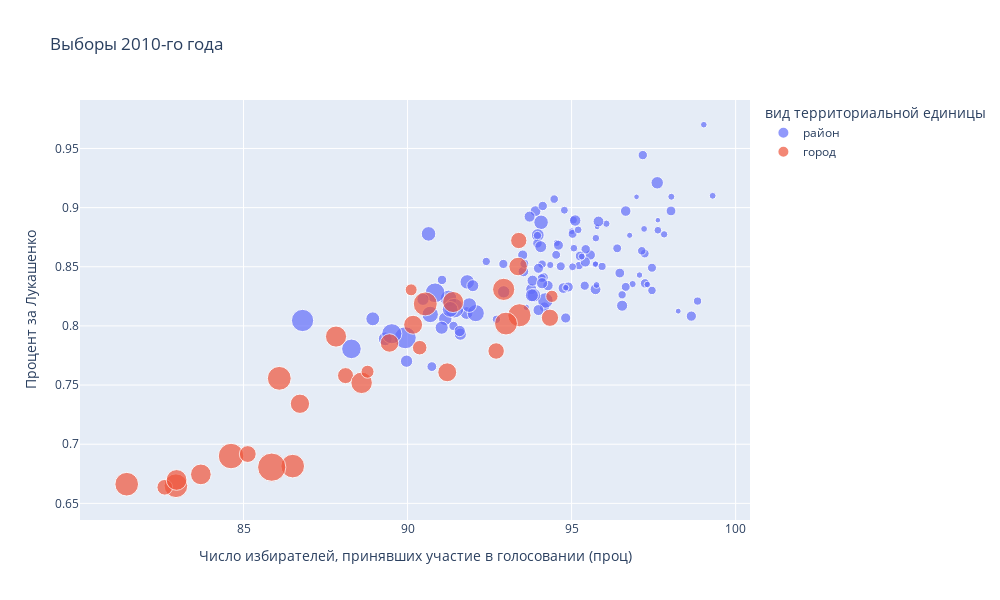

This figure's notebook cell:
### Code cell
import plotly.express as px
fig = px.scatter(data10,
                 x='Число избирателей, принявших участие в голосовании (проц)',
                 y='Процент за Лукашенко',
                 color='вид территориальной единицы',
                 hover_name='Наименование административно- территориальной единицы',
                title='Выборы 2010-го года',
                width=1000,
                height=600,
                size='Число избирателей, принявших участие в голосовании(всего)')
fig.show()

### Figure 1 — Plotly figure (JSON) as saved in the notebook; plotly's stock layout.template omitted (floating-point values rounded to 4 significant figures)
{"data": [{"hovertemplate": "<b>%{hovertext}</b><br><br>вид территориальной единицы=район<br>Число избирателей, принявших участие в голосовании (проц)=%{x}<br>Процент за Лукашенко=%{y}<br>Число избирателей, принявших участие в голосовании(всего)=%{marker.size}<extra></extra>", "hovertext": ["Барановичский район", "Берёзовский район", "Брестский район", "Ганцевичский район", "Дрогичинский район", "Жабинковский район", "Ивановский район", "Ивацевичский район", "Каменецкий район", "Кобринский район", "Лунинецкий район", "Ляховичский район", "Малоритский район", "Пинский район", "Пружанский район", "Столинский район", "Бешенковичский район", "Браславский район", "Верхнедвинский район", "Витебский район", "Глубокский район", "Городокский район", "Докшицкий район", "Дубровенский район", "Лепельский район", "Лиозненский район", "Миорский район", "Оршанский  район", "Полоцкий район", "Поставский район", "Россонский район", "Сенненский район", "Толочинский район", "Ушачский район", "Чашникский район", "Шарковщинский район", "Шумилинский район", "Брагинский район", "Буда-Кошелевский район", "Ветковский район", "Гомельский район", "Добрушский район", "Ельский район", "Житковичский район", "Жлобинский район", "Калинковичский район", "Кормянский район", "Лельчицкий район", "Лоевский район", "Мозырский район", "Наровлянский район", "Октябрьский район", "Петриковский район", "Речицкий район", "Рогачевский район", "Светлогорский район", "Хойникский район", "Чечерский район", "Берестовицкий район", "Волковысский район", "Вороновский район", "Гродненский район", "Дятловский район", "Зельвенский район", "Ивьевский район", "Кореличский район", "Лидский район", "Мостовский район", "Новогрудский район", "Островецкий район", "Ошмянский район", "Свислочский район", "Слонимский район", "Сморгонский район", "Щучинский район", "Березинский район", "Борисовский район", "Вилейский район", "Воложинский район", "Дзержинский район", "Клецкий район", "Копыльский район", "Крупский район", "Логойский район", "Любанский район", "Минский район", "Молодечненский район", "Мядельский район", "Несвижский район", "Пуховичский район", "Слуцкий район", "Смолевичский район", "Солигорский район", "Стародорожский район", "Столбцовский район", "Узденский район", "Червенский район", "Белыничский район", "Бобруйский район", "Быховский район", "Глусский район", "Горецкий район", "Дрибинский район", "Кировский район", "Климовичский район", "Кличевский район", "Костюковичский район", "Краснопольский район", "Кричевский район", "Круглянский район", "Могилевский район", "Мстиславский район", "Осиповичский район", "Славгородский район", "Хотимский район", "Чаусский район", "Чериковский район", "Шкловский район"], "legendgroup": "район", "marker": {"color": "#636efa", "size": [30320, 44693, 25937, 20906, 29011, 17203, 30134, 40138, 26610, 59257, 51960, 21796, 16931, 38156, 37690, 52356, 13253, 20981, 16985, 27466, 28902, 19148, 20189, 11971, 26291, 12077, 16973, 21874, 19401, 27596, 8505, 19375, 19761, 11750, 25765, 13480, 14875, 9726, 25480, 12974, 51576, 30001, 12828, 27928, 68080, 44797, 10700, 19865, 10278, 94597, 7919, 11460, 24416, 71967, 41824, 60925, 15449, 10915, 12632, 52725, 21792, 39795, 22487, 14122, 20676, 18009, 95756, 23507, 35402, 16880, 22027, 14619, 46782, 36820, 35059, 17780, 121780, 35945, 28737, 42395, 23591, 23698, 19499, 25522, 25958, 119221, 94461, 21284, 29576, 47619, 66334, 31396, 99658, 16489, 29857, 17811, 24370, 15611, 14735, 23788, 11411, 32095, 8607, 15989, 20093, 11561, 19358, 7613, 24889, 11553, 30746, 17884, 37166, 9762, 9349, 15300, 10763, 21592], "sizemode": "area", "sizeref": 490.9, "symbol": "circle"}, "mode": "markers", "name": "район", "showlegend": true, "type": "scatter", "x": [96.54, 91.15, 94.17, 94.15, 93.9, 95.23, 93.77, 91.8, 94.28, 94.2, 94.07, 97.24, 92.4, 97.61, 92.93, 90.64, 96.06, 95.4, 96.54, 96.65, 95.73, 97.23, 97.45, 95.01, 95.57, 98.04, 92.71, 95.43, 95.03, 93.53, 95.78, 94.53, 94.09, 95.72, 95.42, 97.82, 95.2, 95.73, 93.51, 94.35, 91.82, 93.72, 96.86, 94.75, 91.25, 93.85, 97.31, 96.65, 97.07, 91.42, 96.98, 95.76, 94.9, 92.08, 93.79, 91.3, 95.06, 94.82, 94.55, 91.88, 94.12, 93.97, 93.96, 95.74, 92.92, 94.47, 90.84, 90.74, 91.99, 93.96, 91.05, 95.07, 89.32, 90.47, 94.06, 94.1, 86.8, 91.61, 95.82, 91.04, 95.26, 96.47, 93.56, 94.82, 98.65, 89.93, 88.29, 91.4, 93.99, 88.94, 90.69, 91.59, 89.52, 98.84, 93.81, 97.45, 94.6, 94.78, 97.63, 98.03, 97.21, 95.11, 98.25, 95.93, 94.67, 95.31, 96.39, 97.63, 93.99, 99.3, 94.1, 97.14, 89.97, 93.62, 96.77, 95.03, 99.03, 97.17], "xaxis": "x", "y": [0.8171, 0.806, 0.816, 0.8411, 0.897, 0.851, 0.8311, 0.8109, 0.8341, 0.8215, 0.8876, 0.836, 0.8545, 0.921, 0.8288, 0.8778, 0.8864, 0.834, 0.8263, 0.8971, 0.831, 0.8612, 0.8492, 0.88, 0.86, 0.9092, 0.8056, 0.8648, 0.8778, 0.846, 0.8838, 0.8601, 0.8404, 0.8521, 0.8541, 0.8774, 0.8812, 0.8523, 0.8599, 0.8515, 0.8372, 0.8924, 0.8354, 0.832, 0.8232, 0.8259, 0.835, 0.833, 0.843, 0.815, 0.9091, 0.8346, 0.8329, 0.8108, 0.8259, 0.814, 0.8895, 0.8323, 0.8701, 0.8176, 0.9014, 0.8768, 0.8698, 0.8742, 0.8524, 0.9072, 0.828, 0.7656, 0.834, 0.8764, 0.8389, 0.8657, 0.7891, 0.8225, 0.867, 0.8522, 0.8046, 0.793, 0.8883, 0.7985, 0.8591, 0.8447, 0.8526, 0.8067, 0.8083, 0.79, 0.7806, 0.8, 0.8134, 0.806, 0.8097, 0.7957, 0.7934, 0.821, 0.8383, 0.83, 0.8682, 0.8978, 0.8809, 0.8972, 0.882, 0.8891, 0.8125, 0.8503, 0.8504, 0.8587, 0.8656, 0.8894, 0.8487, 0.91, 0.8361, 0.8635, 0.7702, 0.8157, 0.8766, 0.85, 0.9701, 0.9444], "yaxis": "y"}, {"hovertemplate": "<b>%{hovertext}</b><br><br>вид территориальной единицы=город<br>Число избирателей, принявших участие в голосовании (проц)=%{x}<br>Процент за Лукашенко=%{y}<br>Число избирателей, принявших участие в голосовании(всего)=%{marker.size}<extra></extra>", "hovertext": ["г. Пинск", "г. Барановичи", "Ленинский район г. Бреста", "Московский район г. Бреста", "г. Орша", "г. Полоцк", "г. Новополоцк", "Железнодорожный район г. Витебска", "Октябрьский район г. Витебска", "Первомайский район г. Витебска", "Железнодорожный район г. Гомеля", "Новобелицкий район г. Гомеля", "Советский район г. Гомеля", "Центральный район г. Гомеля", "Ленинский район г. Гродно", "Октябрьский район  г. Гродно", "г. Жодино", "Ленинский район г. Бобруйска", "Первомайский район г. Бобруйска", "Ленинский район г. Могилева", "Октябрьский район г. Могилева", "Заводской район г. Минск", "Ленинский район г. Минск", "Московский район г. Минск", "Октябрьский район г. Минск", "Партизанский район г. Минск", "Первомайский район г. Минск", "Советский район г. Минск", "Фрунзенский район г. Минск", "Центральный район г. Минск"], "legendgroup": "город", "marker": {"color": "#EF553B", "size": [84363, 109599, 63150, 139470, 88213, 52042, 66759, 35270, 87840, 109191, 131830, 37085, 128294, 73283, 91844, 113569, 41613, 65184, 84311, 140936, 121469, 138010, 137323, 160062, 105383, 60597, 136973, 105820, 196372, 69819], "sizemode": "area", "sizeref": 490.9, "symbol": "circle"}, "mode": "markers", "name": "город", "showlegend": true, "type": "scatter", "x": [89.45, 87.82, 88.11, 86.09, 90.17, 90.37, 92.7, 90.11, 91.21, 91.39, 93.41, 94.4, 93, 94.34, 86.72, 88.6, 88.78, 93.39, 93.37, 90.54, 92.93, 82.94, 81.44, 84.62, 83.7, 82.6, 86.5, 82.96, 85.86, 85.13], "xaxis": "x", "y": [0.7856, 0.791, 0.758, 0.7557, 0.801, 0.7816, 0.7788, 0.8305, 0.7608, 0.8202, 0.809, 0.825, 0.802, 0.8069, 0.7342, 0.7519, 0.7613, 0.8722, 0.8502, 0.8186, 0.8309, 0.6649, 0.6662, 0.69, 0.6745, 0.6636, 0.6815, 0.6698, 0.6806, 0.6917], "yaxis": "y"}], "layout": {"height": 600, "legend": {"itemsizing": "constant", "title": {"text": "вид территориальной единицы"}, "tracegroupgap": 0}, "title": {"text": "Выборы 2010-го года"}, "width": 1000, "xaxis": {"anchor": "y", "domain": [0, 1], "title": {"text": "Число избирателей, принявших участие в голосовании (проц)"}}, "yaxis": {"anchor": "x", "domain": [0, 1], "title": {"text": "Процент за Лукашенко"}}}}
